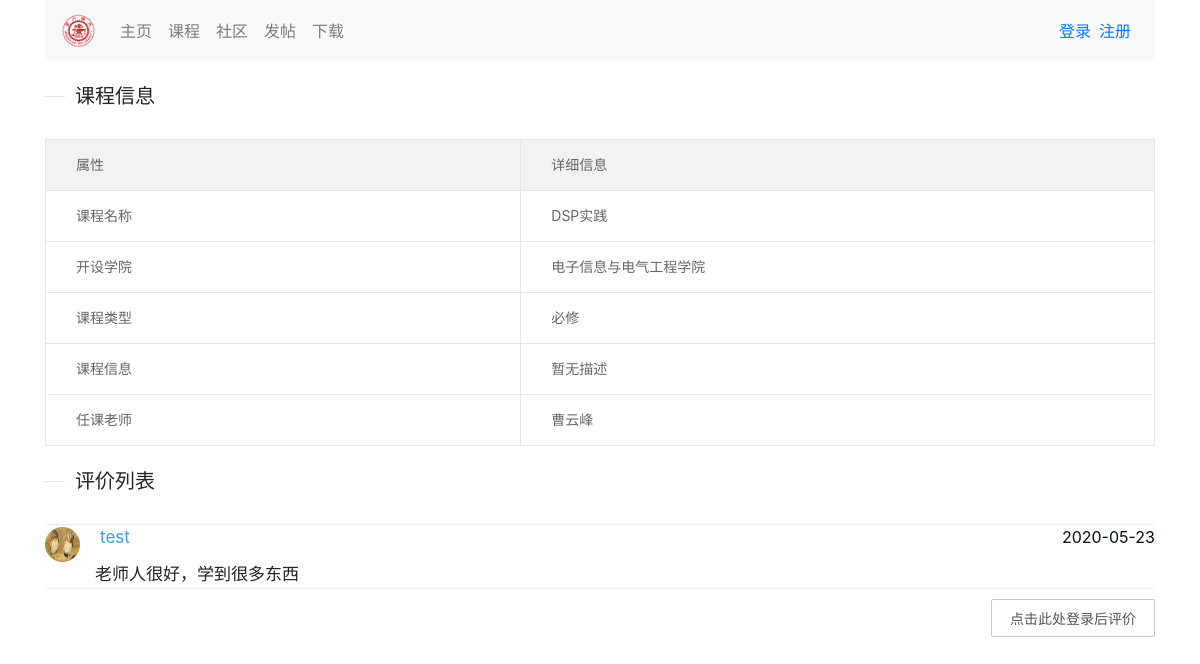
The app's page /course/coursedes/564, older data.
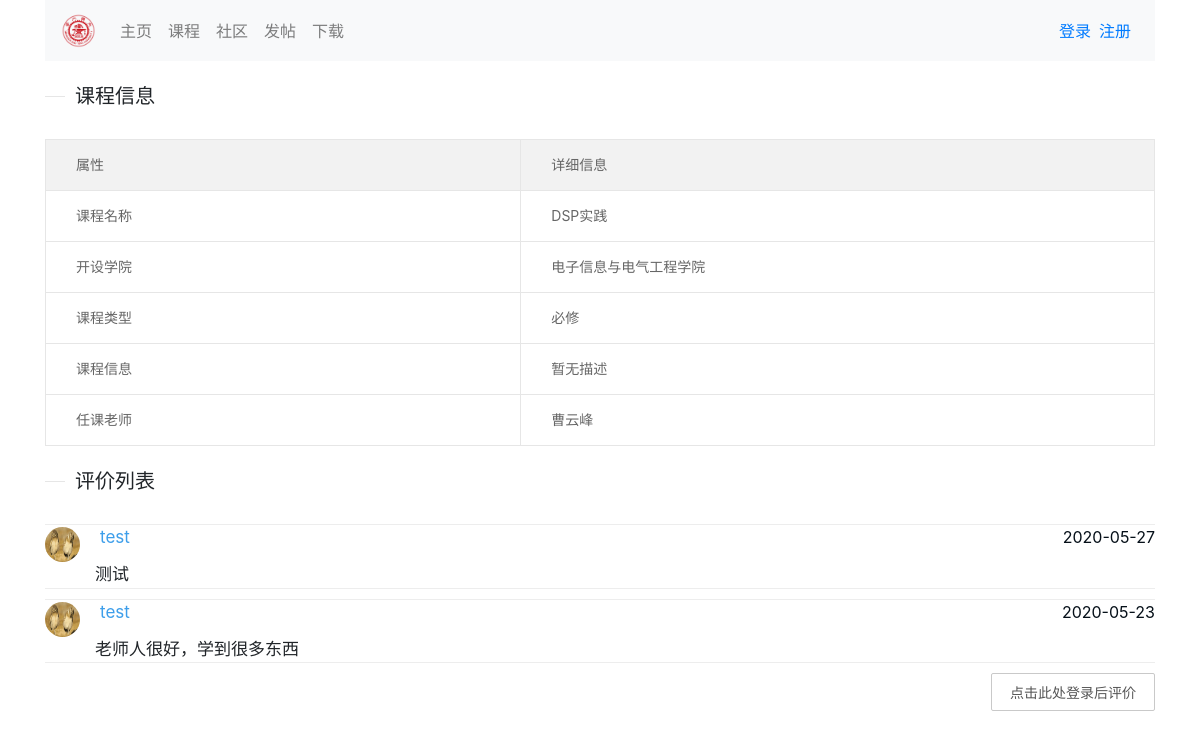
The same page, newer data.
### user/models.py (models this page shows, shortened)
class User(models.Model):
    user = models.OneToOneField(AuthUser, on_delete=models.CASCADE)  # 与django自带的User进行连接
    sex = models.BooleanField(default=True, blank=True, null=True)  # 性别 男 -> True
    profile = models.CharField(max_length=100, null=True, blank=True)  # 头像路径  可以为空
    academy = models.CharField(max_length=40, null=True, blank=True)  # 学院名  可以为空
    grade = models.CharField(choices=GRADES, max_length=30, default="UN", blank=True, null=True)  # 年级
    question = models.CharField(max_length=200, null=True, blank=True)  # 密保问题
    answer = models.CharField(max_length=200, null=True, blank=True)  # 答案

### course/models.py (models this page shows)
class CourseCom(models.Model):
    courseid = models.ForeignKey('Course', on_delete=models.CASCADE)  # 对应Course中自动生成的id
    user_name = models.CharField(max_length=100, default='匿名用户')  # 评论用户名
    com = models.TextField()  # 回复的内容
    createddate = models.DateTimeField(default=timezone.now)  # 回复的时间
    class Meta:
        ordering = ("-createddate",)  # 按照时间的降序排

### course/views.py (the view, shortened to what this page needs)
# urls.py: path("coursedes/<int:pk>", coursedes, name='coursedes'),
@require_http_methods(["GET", "POST"])
def coursedes(request, pk):
    path=request.get_full_path()
    class NewComments():  # 建立一个新的类
        def __init__(self):
            self.image_path = 0  # 头像路径
            self.user_name = '无'  # 用户名字
            self.com = '无'  # 评论
            self.date = 'None'  # 评论日期
    course = Course.objects.get(pk=pk)
    teachers = TeacherOfCourse.objects.filter(course_id=course.pk)
    flag = 1
    if teachers.count() == 0:
        flag = 0
    if (CourseDes.objects.filter(course_id=course.pk)).count() == 0:
        des = '暂无描述'
    else:
        des = CourseDes.objects.get(course_id=course.pk)
    type = None
    for i in TYPES:
        if i[0] == course.type:
            type = i[1]
    school = course.school
    uer_flag = 0  # 是否有用户登录
    comment_flag = 0  # 说明评论是否成功
    if 'username' in request.session:
        uer_flag = 1
    comments = CourseCom.objects.filter(courseid=course.pk)
    new_comments = []  # 返回给前端的列表
    for a in comments:
        name = a.user_name
        u = User.objects.get(user__username=name)
        image_path = u.profile
        if image_path is None:
            image_path = 0
        info = NewComments()
        info.image_path = image_path
        info.user_name = name
        info.com = a.com
        info.date = a.createddate
        new_comments.append(info)
    if comment_flag == 1:
        return redirect(path)
    else:
        return render(request, 'course/coursedes.html',
                  {"course": course, "teacherList": teachers, "des": des, "school": school,
                   "type": type, "flag": flag, "userflag": uer_flag,
                   "commentflag": comment_flag, "comments": new_comments})

### templates/course/coursedes.html (shortened to what this page needs)
{% extends 'base.html' %}
    {% load static %}
    {% block forward_dependecies %}
        <link rel="stylesheet" href="{% static 'css/coursedes.css' %}">
    {% endblock %}
{% block content %}
    <fieldset class="layui-elem-field layui-field-title" style="margin-top: 20px;">
        <legend>课程信息</legend>
    </fieldset>
    <table class="layui-table" lay-size="lg">
        <colgroup>
            <col width="150">
            <col width="200">
            <col>
        </colgroup>
        <thead>
        <tr>
            <th>属性</th>
            <th>详细信息</th>
        </tr>
        </thead>
        <tbody>
        <tr>
            <td>课程名称</td>
            <td>{{ course.name }}</td>
        </tr>
        <tr>
            <td>开设学院</td>
            <td>{{ school }}</td>
        </tr>
        <tr>
            <td>课程类型</td>
            <td>{{ type }}</td>
        </tr>
        <tr>
            <td>课程信息</td>
            <td>{{ des }}</td>
        </tr>
        <tr>
            <td>任课老师</td>
            {% if flag == 0 %}
                <td>暂无老师</td>
            {% else %}
                <td>{% for t in teacherList %}
                    {{ t.name }}&nbsp;&nbsp;
                {% endfor %}
                </td>
            {% endif %}
        </tr>
        </tbody>
    </table>
    <fieldset class="layui-elem-field layui-field-title" style="margin-top: 20px;">
        <legend>评价列表</legend>
    </fieldset>
    {% for i in comments %}
        <div class="comment">
            <div class="imgdiv">
                {% if i.image_path == 0 %}
                    <img class="imgcss" src="{% static 'images/headsculpture.png' %}">
                {% else %}
                    <img class="imgcss" src="{{ i.image_path }}">
                {% endif %}
            </div>
            <div class="conmment_details">
                <div>
                    <span class="comment_name">{{ i.user_name }}</span>
                    <span class="comment_time">{{ i.date | date:"Y-m-d" }}</span>
                </div>
                <div class="comment_content">{{ i.com }}
                </div>
            </div>
        </div>
    {% endfor %}
    {% if userflag == 1 %}
        <div id='inputbox' class="box">
        <form action="{% url 'course:coursedes' course.pk %}" method="post">
        {% csrf_token %}
        <div style="margin-left: -110px;">
            <div class="layui-form-item layui-form-text">
                <div class="layui-input-block">
            <textarea class="layui-textarea" placeholder="在这里可以留下您的评论"
                      id="comment" name="comment"></textarea>
                </div>
            </div>
            <div class="layui-form-item">
                <div class="layui-input-block">
                    <button type="submit" class="layui-btn">立即提交</button>
                </div>
            </div>
        </div>
    {% else %}
        <button type="button" class="layui-btn-primary layui-btn" onclick="jump()"
                style="float:right;margin-top: 10px;"><span>点击此处登录后评价</span></button>
    {% endif %}
</div>
{% endblock %}

Row changes from the older to the newer data that the page shows:
removed User: image_path (picture)
now on this page (row edited): User: image_path (picture)
added CourseCom: user_name "test", date "2020-05-27", com "测试"
